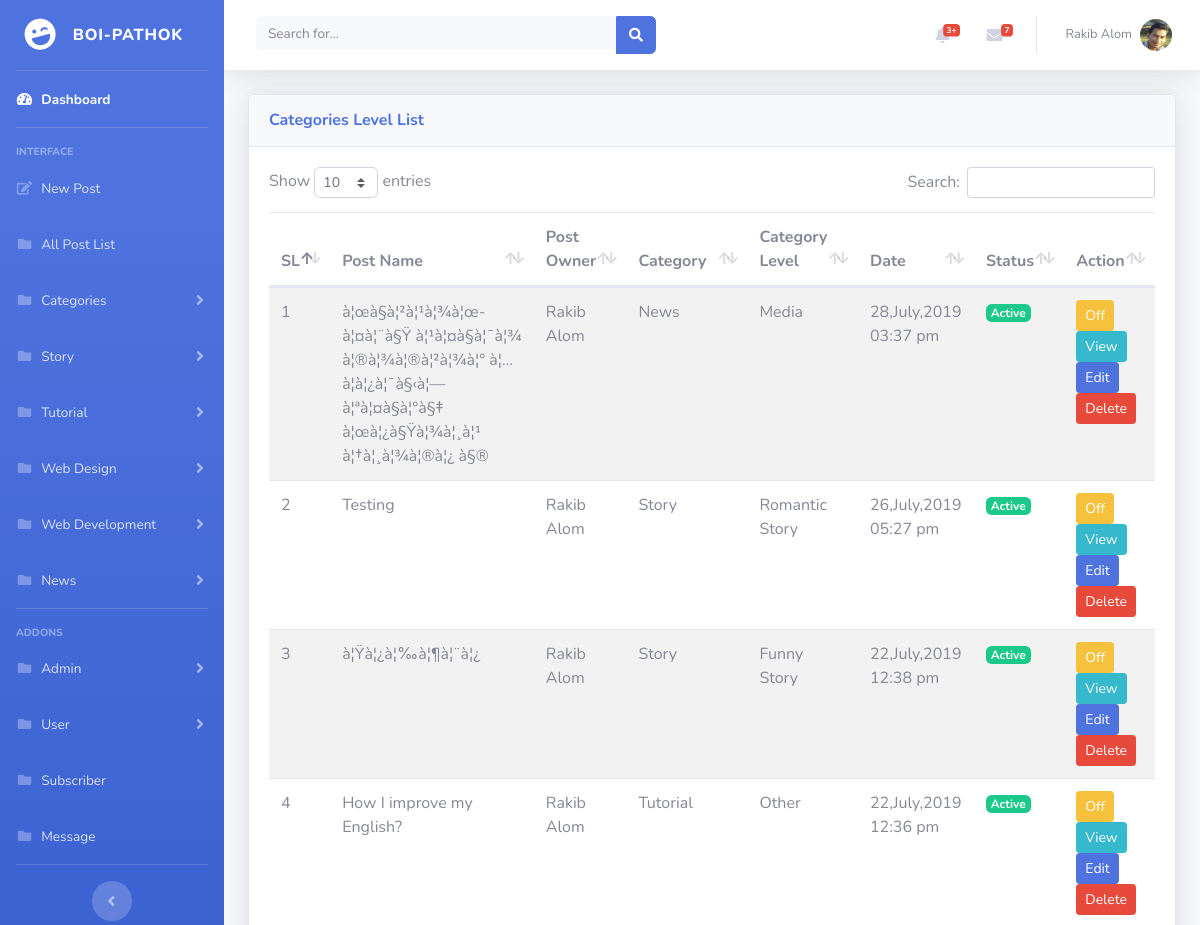
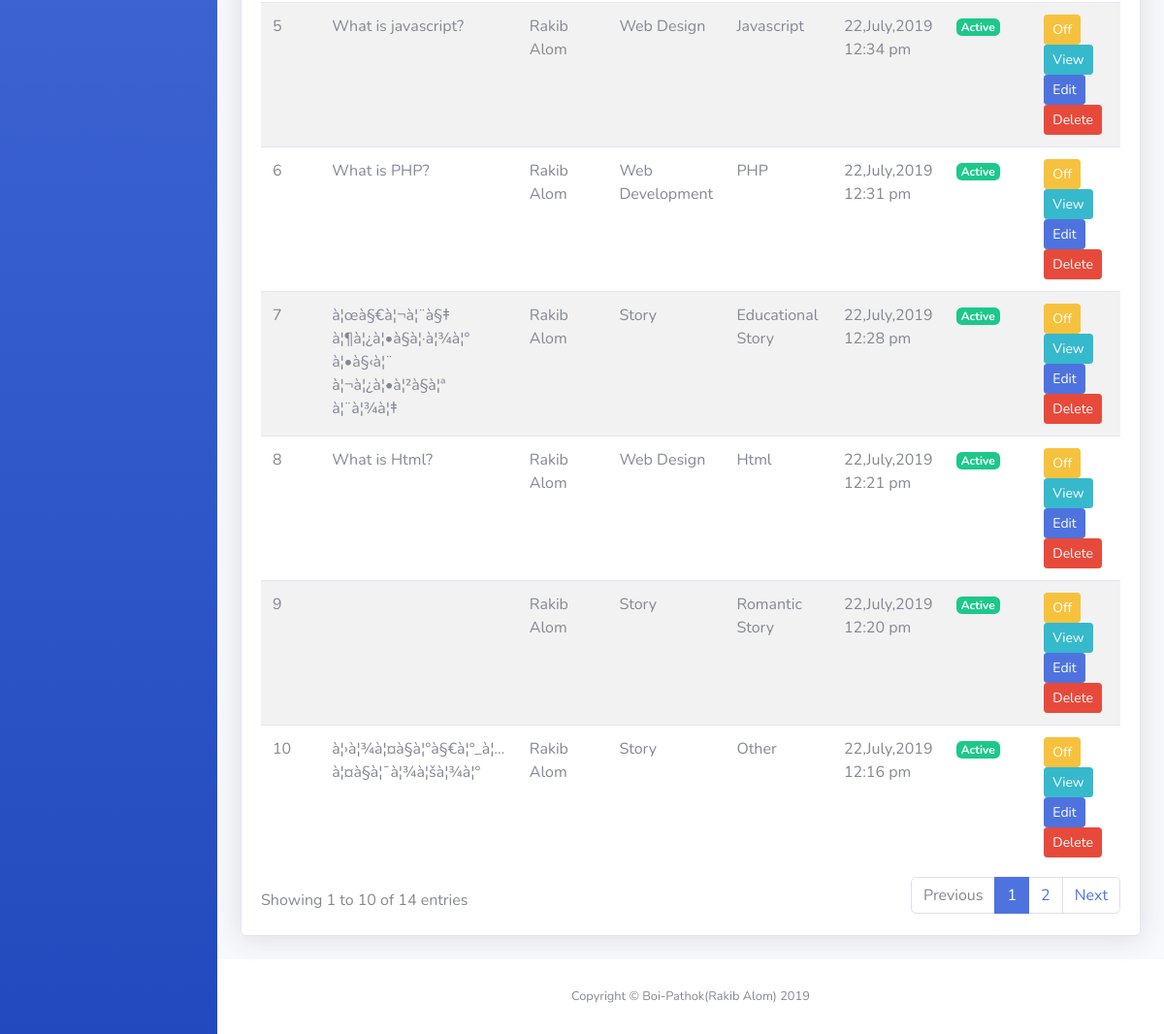
The page /adminpanel/admin/post_list.php (signed in) on the database its author committed (2 pictures, top to bottom).
### tables this page shows
CREATE TABLE `categories` (
  `cate_id` int(11) NOT NULL,
  `cate_name` varchar(50) NOT NULL,
  `cate_status` int(11) NOT NULL DEFAULT '1'
);

CREATE TABLE `post` (
  `post_id` int(11) NOT NULL,
  `post_name` text NOT NULL,
  `post_owner` varchar(50) NOT NULL,
  `cate_id` int(11) NOT NULL,
  `cate_level_id` int(11) NOT NULL,
  `post_text` text NOT NULL,
  `post_image` text NOT NULL,
  `post_date` varchar(50) NOT NULL,
  `post_status` int(11) NOT NULL DEFAULT '1',
  `admin_id` int(11) NOT NULL,
  `user_id` int(11) NOT NULL
);

CREATE TABLE `categories_level` (
  `cate_level_id` int(11) NOT NULL,
  `cate_id` int(11) NOT NULL,
  `cate_level_name` varchar(50) NOT NULL,
  `cate_level_status` int(11) NOT NULL DEFAULT '1'
);

### adminpanel/admin/post_list.php (the view, shortened to what this page needs)
<?php
	include ('../include/admin_header.php');
	include ('../include/dbcon.php');
	$sql = "SELECT categories.cate_name, categories_level.cate_level_name, post.* FROM post INNER JOIN categories ON categories.cate_id = post.cate_id INNER JOIN categories_level ON categories_level.cate_level_id = post.cate_level_id ORDER BY post_id desc";
	$run = mysqli_query($con,$sql);
	$count = 1;
?>
  <div id="wrapper">
        <div class="container-fluid">
          <div class="card shadow mb-4">
            <div class="card-header py-3">
              <h6 class="m-0 font-weight-bold text-primary">Categories Level List</h6>
            </div>
            <div class="card-body">
              <div class="table-responsive">
                <table class="table table-striped" id="dataTable" width="100%" cellspacing="0">
                 	<thead>
	                    <tr>
	                      	<th>SL</th>
	                      	<th>Post Name</th>
	                      	<th>Post Owner</th>
	                      	<th>Category</th>
	                      	<th>Category Level</th>
	                      	<th>Date</th>
	                      	<th>Status</th>
	                      	<th>Action</th>
	                    </tr>
                 	</thead>
                 	<tbody>
                 	<?php while($result = mysqli_fetch_assoc($run)) { ?>
                 		<tr>
                 			<td><?php echo $count++; ?></td>
                 			<td><?php echo $result['post_name']; ?></td>
                 			<td><?php echo $result['post_owner']; ?></td>
                 			<td><?php echo $result['cate_name']; ?></td>
                      <td><?php echo $result['cate_level_name']; ?></td>
                      <td><?php echo $result['post_date']; ?></td>
                      <td>
                        <?php
                          if ($result['post_status'] == 1) {
                            ?>
                            <span class="badge badge-success">Active</span>
                            <?php
                          }else{
                            ?>
                            <span class="badge badge-warning">Deactive</span>
                            <?php
                          }
                         ?>
                      </td>
                 			<td>
                          <?php
                            if ($result['post_status'] == 1) {
                              ?>
                              <form action="" method="post">
                                  <button class="btn btn-sm btn-warning" name="deactive">Off</button>
                                  <a class="btn btn-info btn-sm" href="post_view.php?post_id=<?php echo $result['post_id']; ?>">View</a>
                                  <a class="btn btn-sm btn-primary" href="post_edit.php?post_id=<?php echo $result['post_id']; ?>">Edit</a>
                                  <button class="btn btn-sm btn-danger" name="delete">Delete</button>
                              </form>
                              <?php
                            }
                           ?>
                      </td>
                 		</tr>
                 	<?php } ?>
                 	</tbody>
                </table>
              </div>
            </div>
          </div>
        </div>
      </div>
          <?php
	include ('../include/admin_footer.php');
 ?>

### adminpanel/include/admin_header.php (shortened to what this page needs)
<?php
    include ('dbcon.php');
    $email = $_SESSION['email'];
    $sql11 = "SELECT * FROM admin WHERE admin_email = '$email'";
    $run11 = mysqli_query($con,$sql11);
    $result11 = mysqli_fetch_assoc($run11);
 ?>
<!DOCTYPE html>
<html lang="en">
<head>
  <link href="../vendor/fontawesome-free/css/all.min.css" rel="stylesheet" type="text/css">
  <link href="../css/sb-admin-2.css" rel="stylesheet">
  <link href="../vendor/datatables/dataTables.bootstrap4.min.css" rel="stylesheet">
</head>
<body id="page-top">
  <div id="wrapper">
    <ul class="navbar-nav bg-gradient-primary sidebar sidebar-dark accordion" id="accordionSidebar">
      <a class="sidebar-brand d-flex align-items-center justify-content-center" href="index.php">
        <div class="sidebar-brand-icon rotate-n-15">
          <i class="fas fa-laugh-wink"></i>
        </div>
        <div class="sidebar-brand-text mx-3">Boi-Pathok</div>
      </a>
      <hr class="sidebar-divider my-0">
      <li class="nav-item active">
        <a class="nav-link" href="../admin/index.php">
          <i class="fas fa-fw fa-tachometer-alt"></i>
          <span>Dashboard</span></a>
      </li>
      <hr class="sidebar-divider">
      <div class="sidebar-heading">
        Interface
      </div>
      <li class="nav-item">
        <a class="nav-link" href="../admin/post.php">
          <i class="fas fa-fw fa-edit"></i>
          <span>New Post</span></a>
      </li>
      <li class="nav-item">
        <a class="nav-link" href="../admin/post_list.php">
          <i class="fas fa-fw fa-folder"></i>
          <span>All Post List</span></a>
      </li>
      <li class="nav-item">
        <a class="nav-link collapsed" href="#" data-toggle="collapse" data-target="#categoriesNav" aria-expanded="true" aria-controls="collapsePages">
          <i class="fas fa-fw fa-folder"></i>
          <span>Categories</span>
        </a>
      </li>
    <?php
      include ('dbcon.php');
      $sql = "SELECT * FROM categories WHERE cate_status = '1'";
      $run = mysqli_query($con,$sql);
      while($result = mysqli_fetch_assoc($run)) {
     ?>
      <li class="nav-item" value="<?php echo $result['cate_id']; ?>">
        <a class="nav-link collapsed" href="#" data-toggle="collapse" data-target="#navID<?php echo $result['cate_id']; ?>" aria-expanded="true" aria-controls="collapsePages">
          <i class="fas fa-fw fa-folder"></i>
          <span><?php echo $result['cate_name']; ?></span>
        </a>
      </li>
    <?php } ?>
      <hr class="sidebar-divider">
      <div class="sidebar-heading">
        Addons
      </div>
      <li class="nav-item">
        <a class="nav-link collapsed" href="#" data-toggle="collapse" data-target="#adminNav" aria-expanded="true" aria-controls="collapsePages">
          <i class="fas fa-fw fa-folder"></i>
          <span>Admin</span>
        </a>
      </li>
      <li class="nav-item">
        <a class="nav-link collapsed" href="#" data-toggle="collapse" data-target="#userNav" aria-expanded="true" aria-controls="collapsePages">
          <i class="fas fa-fw fa-folder"></i>
          <span>User</span>
        </a>
      </li>
      <li class="nav-item">
        <a class="nav-link" href="../admin/subscribe.php">
          <i class="fas fa-fw fa-folder"></i>
          <span>Subscriber</span></a>
      </li>
      <li class="nav-item">
        <a class="nav-link" href="../admin/contact.php">
          <i class="fas fa-fw fa-folder"></i>
          <span>Message</span></a>
      </li>
      <hr class="sidebar-divider d-none d-md-block">
      <div class="text-center d-none d-md-inline">
        <button class="rounded-circle border-0" id="sidebarToggle"></button>
      </div>
    </ul>
    <div id="content-wrapper" class="d-flex flex-column">
      <div id="content">
        <nav class="navbar navbar-expand navbar-light bg-white topbar mb-4 static-top shadow">
          <form class="d-none d-sm-inline-block form-inline mr-auto ml-md-3 my-2 my-md-0 mw-100 navbar-search">
            <div class="input-group">
              <input type="text" class="form-control bg-light border-0 small" placeholder="Search for..." aria-label="Search" aria-describedby="basic-addon2">
              <div class="input-group-append">
                <button class="btn btn-primary" type="button">
                  <i class="fas fa-search fa-sm"></i>
                </button>
              </div>
            </div>
          </form>
          <ul class="navbar-nav ml-auto">
            <li class="nav-item dropdown no-arrow mx-1">
              <a class="nav-link dropdown-toggle" href="#" id="alertsDropdown" role="button" data-toggle="dropdown" aria-haspopup="true" aria-expanded="false">
                <i class="fas fa-bell fa-fw"></i>
                <span class="badge badge-danger badge-counter">3+</span>
              </a>
            </li>
            <li class="nav-item dropdown no-arrow mx-1">
              <a class="nav-link dropdown-toggle" href="#" id="messagesDropdown" role="button" data-toggle="dropdown" aria-haspopup="true" aria-expanded="false">
                <i class="fas fa-envelope fa-fw"></i>
                <span class="badge badge-danger badge-counter">7</span>
              </a>
            </li>
            <li class="nav-item dropdown no-arrow">
              <a class="nav-link dropdown-toggle" href="#" id="userDropdown" role="button" data-toggle="dropdown" aria-haspopup="true" aria-expanded="false">
                <span class="mr-2 d-none d-lg-inline text-gray-600 small"><?php echo $result11['admin_name']; ?></span>
                <img class="img-profile rounded-circle" src="../img/admin/<?php echo $result11['admin_image']; ?>">
              </a>
            </li>
          </ul>
        </nav>

### rows shown on the page
categories: $result['cate_id'] 8 (drawn), cate_name "Story"
categories: $result['cate_id'] 9 (drawn), cate_name "Tutorial"
categories: $result['cate_id'] 10 (drawn), cate_name "Web Design"
categories: $result['cate_id'] 11 (drawn), cate_name "Web Development"
categories: $result['cate_id'] 12 (drawn), cate_name "News"
post: post_name "à¦œà§à¦²à¦¹à¦¾à¦œ-à¦¤à¦¨à§Ÿ à¦¹à¦¤à§à¦¯à¦¾ à¦®à¦¾à¦®à¦²à¦¾à¦° à¦…à¦­à¦¿à¦¯à§‹à¦—à¦ªà¦¤à§à¦°à§‡ à¦œà¦¿à§Ÿà¦¾à¦¸à¦¹ à¦†à¦¸à¦¾à¦®à¦¿ à§®", post_owner "Rakib Alom", cate.cate_name "News", cate_level.cate_level_name "Media", post_date "28,July,2019 03:37 pm", post_status "Active"
post: post_name "Testing", post_owner "Rakib Alom", cate.cate_name "Story", cate_level.cate_level_name "Romantic Story", post_date "26,July,2019 05:27 pm", post_status "Active"
post: post_name "à¦Ÿà¦¿à¦‰à¦¶à¦¨à¦¿", post_owner "Rakib Alom", cate.cate_name "Story", cate_level.cate_level_name "Funny Story", post_date "22,July,2019 12:38 pm", post_status "Active"
post: post_name "How I improve my English?", post_owner "Rakib Alom", cate.cate_name "Tutorial", cate_level.cate_level_name "Other", post_date "22,July,2019 12:36 pm", post_status "Active"
post: post_name "What is javascript?", post_owner "Rakib Alom", cate.cate_name "Web Design", cate_level.cate_level_name "Javascript", post_date "22,July,2019 12:34 pm", post_status "Active"
post: post_name "What is PHP?", post_owner "Rakib Alom", cate.cate_name "Web Development", cate_level.cate_level_name "PHP", post_date "22,July,2019 12:31 pm", post_status "Active"
post: post_name "à¦œà§€à¦¬à¦¨à§‡ à¦¶à¦¿à¦•à§à¦·à¦¾à¦° à¦•à§‹à¦¨ à¦¬à¦¿à¦•à¦²à§à¦ª à¦¨à¦¾à¦‡", post_owner "Rakib Alom", cate.cate_name "Story", cate_level.cate_level_name "Educational Story", post_date "22,July,2019 12:28 pm", post_status "Active"
post: post_name "What is Html?", post_owner "Rakib Alom", cate.cate_name "Web Design", cate_level.cate_level_name "Html", post_date "22,July,2019 12:21 pm", post_status "Active"
post: post_owner "Rakib Alom", cate.cate_name "Story", cate_level.cate_level_name "Romantic Story", post_date "22,July,2019 12:20 pm", post_status "Active"
post: post_name "à¦›à¦¾à¦¤à§à¦°à§€à¦°_à¦…à¦¤à§à¦¯à¦¾à¦šà¦¾à¦°", post_owner "Rakib Alom", cate.cate_name "Story", cate_level.cate_level_name "Other", post_date "22,July,2019 12:16 pm", post_status "Active"

### other values the page prints
$result11['admin_name'] "Rakib Alom"
